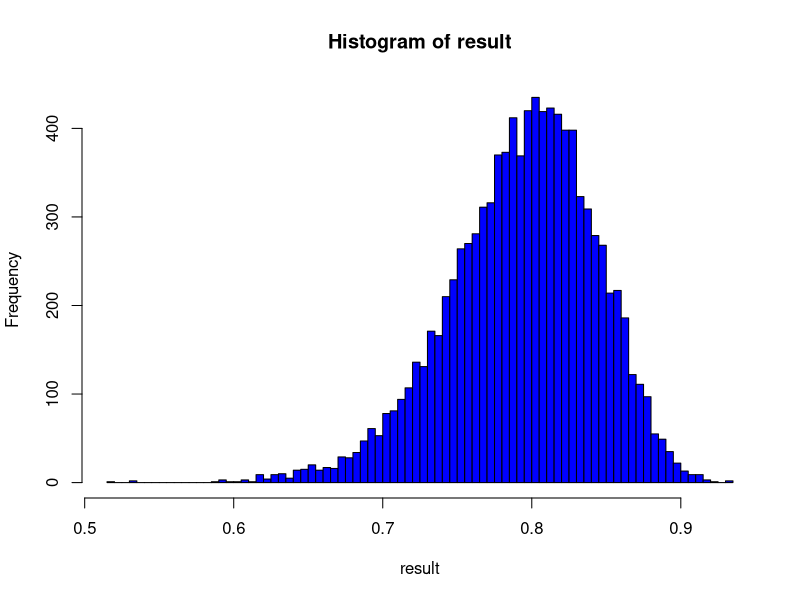
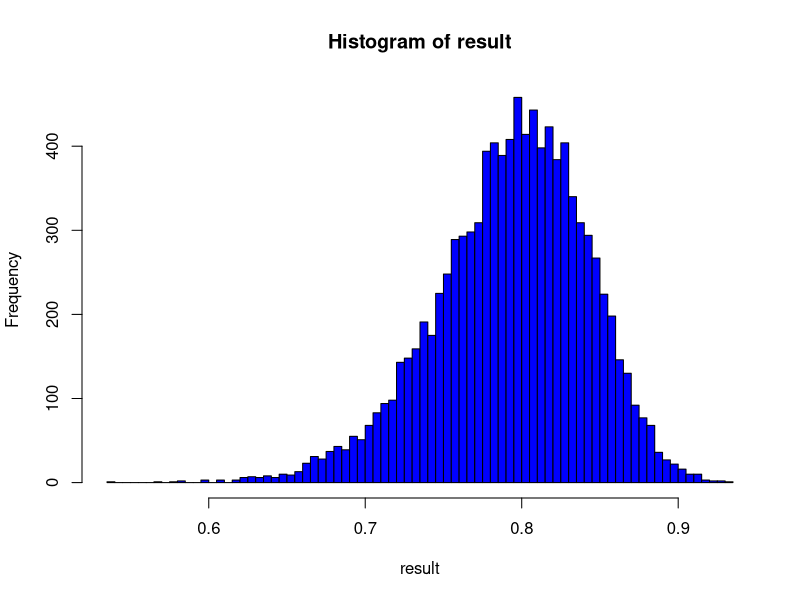
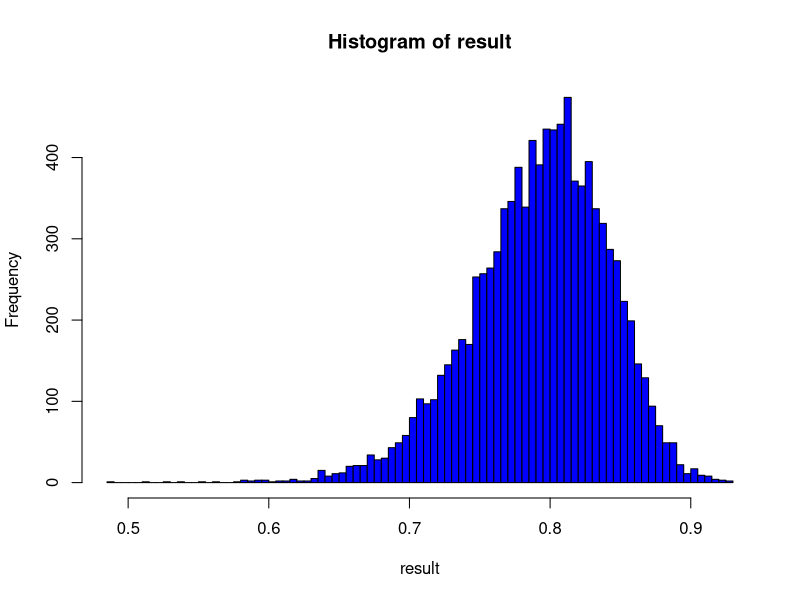
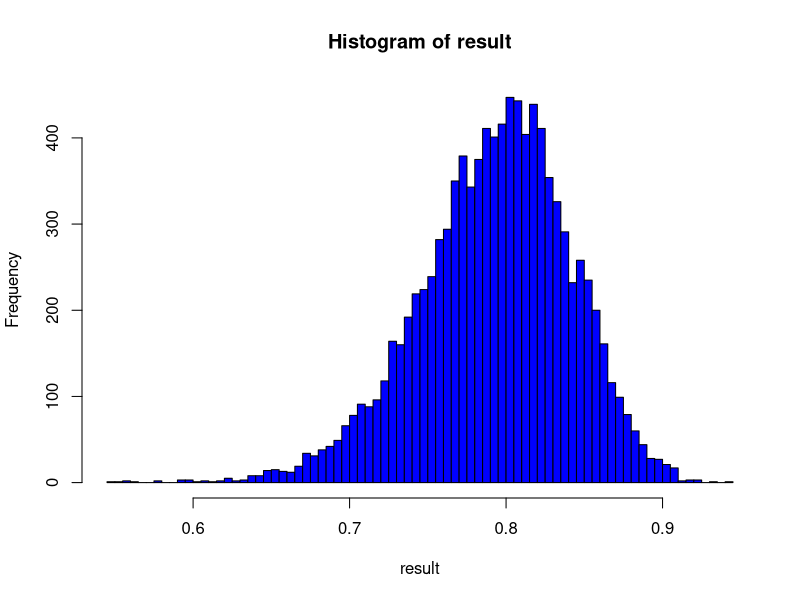
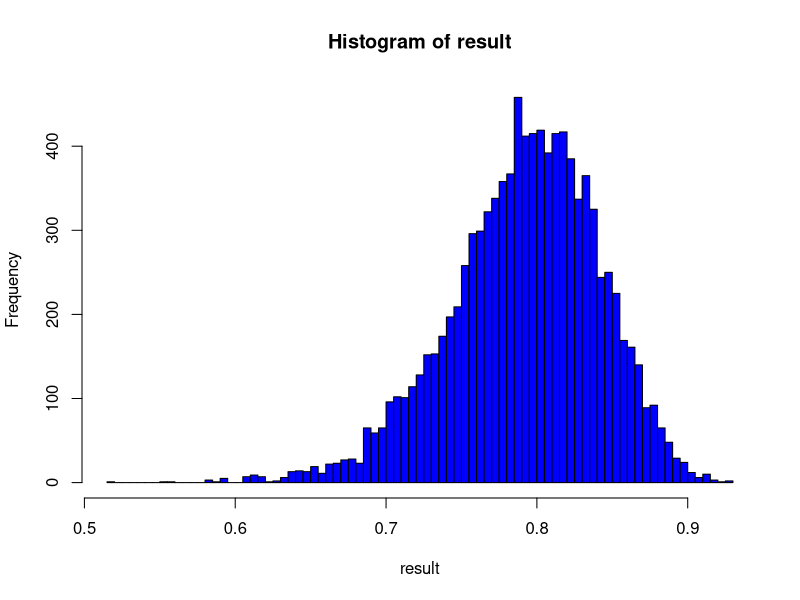

The R source for these figures, in order: (Note: this script raises an error after producing the figures.)
##Bootstrap examples serieel and parallel

##load libraries
library(parallel)
library(doParallel)
library(foreach)

##Start with serieel (1 core), data set used is mtcars
mtcars
##Number of bootstraps 
n <- 10000
result <- numeric()

##Example 1, bootstrap #######################################################

##Serieel (with for loop)
##1. Serieel version 1
start <- Sys.time()

for(i in 1:n) {
  ##Select data
  d <- mtcars[sample(nrow(mtcars), nrow(mtcars), replace=T), ]
  fit <- lm(formula=mpg~wt+disp, data=d)
  result[i] <- summary(fit)$r.square
}

end <- Sys.time()
end - start ##takes 8.738536 secs

length(result)
hist(result, breaks=100, col="blue")


##2. Serieel version 2
start <- Sys.time()

for(i in 1:n) {
  ##Select data
  d <- mtcars[sample(nrow(mtcars), nrow(mtcars), replace=T), ]
  result[i] <- summary(lm(formula=mpg~wt+disp, data=d))$r.square
}

end <- Sys.time()
end - start  ##takes 8.173388 secs

length(result)
hist(result, breaks=100, col="blue")

##3. Serieel version 3
start <- Sys.time()

for(i in 1:n) {
  ##Select data
  result[i]<-summary(lm(formula=mpg~wt+disp, data=mtcars[sample(nrow(mtcars), nrow(mtcars), replace=T), ]))$r.square
}

end <- Sys.time()
end - start  ##takes 8.057574 secs

length(result)
hist(result, breaks=100, col="blue")


##4. Serieel with sapply
start <- Sys.time()

result <- sapply(1:n, function(i) {
  summary(lm(formula=mpg~wt+disp, data=mtcars[sample(nrow(mtcars), nrow(mtcars), replace=T), ]))$r.square
})

end <- Sys.time()
end - start  ##takes 8.27093 secs

length(result)
hist(result, breaks=100, col="blue")


##5. Serieel with replicate
bootFun <- function(x) {
  summary(lm(formula=mpg~wt+disp, data=x[sample(nrow(x), nrow(x), replace=T), ]))$r.square
}

start <- Sys.time()

result <- replicate(n, bootFun(mtcars)) 

end <- Sys.time()
end - start  ##takes 7.991064 secs

length(result)
hist(result, breaks=100, col="blue")

##############################################################
##Create cluster (for foreach loop)
registerDoParallel(cores = detectCores())
cores <- detectCores()
print(paste0("number of cores detected: ", cores))

##6. Parallel, foreach loop ran n times
start <- Sys.time()

result <- foreach(i=1:n, .combine='c') %dopar% {
  summary(lm(formula=mpg~wt+disp, data=mtcars[sample(nrow(mtcars), nrow(mtcars), replace=T), ]))$r.square
}

end <- Sys.time()
end - start  ##takes 3.574135 secs

length(result)
hist(result, breaks=100, col="blue")


##7. Parallel, foreach loop, each core n/cores times (replicate)
start <- Sys.time()

result <- foreach(i=1:cores, .combine='c') %dopar% {
    replicate(n/cores, bootFun(mtcars)) 
}

end <- Sys.time()
end - start  ##takes 2.320392 secs

length(result)
hist(result, breaks=100, col="blue")

##8. Parallel with sapply
start <- Sys.time()

result <- foreach(i=1:cores, .combine='c') %dopar% {
  sapply(1:(n/cores), function(i) {
    summary(lm(formula=mpg~wt+disp, data=mtcars[sample(nrow(mtcars), nrow(mtcars), replace=T), ]))$r.square
  })
}

end <- Sys.time()
end - start  ##takes 2.381618 secs

length(result)
hist(result, breaks=100, col="blue")


##9. Parallel with sapply (chunks)
start <- Sys.time()

result <- foreach(b=idiv(n, chunks=getDoParWorkers()), .combine='c') %dopar% {
  sapply(1:b, function(i) {
    summary(lm(formula=mpg~wt+disp, data=mtcars[sample(nrow(mtcars), nrow(mtcars), replace=T), ]))$r.square
  })
}

end <- Sys.time()
end - start  ##takes 2.372167 secs

length(result)
hist(result, breaks=100, col="blue")


##10. Parallel with replicate (bootFun) and chunks
start <- Sys.time()

result <- foreach(b=idiv(n, chunks=getDoParWorkers()), .combine='c') %dopar% {
  replicate(b, bootFun(mtcars)) 
}

end <- Sys.time()
end - start  ##takes 2.353541 secs

length(result)
hist(result, breaks=100, col="blue")

##stop cluster
stopImplicitCluster()

##try parallel apply functions
###Alternative way of creating cluster (required for parallel sapply)
cl <- makeCluster(getOption("cl.cores", detectCores()))

##11. Parallel with parallel sapply (in parallel package) ##NEEDS cluster cl defined
start <- Sys.time()

result <- parSapply(cl, 1:n, FUN=function(i) { 
  summary(lm(formula=mpg~wt+disp, data=mtcars[sample(nrow(mtcars), nrow(mtcars), replace=T), ]))$r.square
})

end <- Sys.time()
end - start  ##takes 2.597357 secs

length(result)
hist(result, breaks=100, col="blue")

##stop cluster
stopCluster(cl)


##Define implicit cluster for next approach
registerDoParallel(cores = detectCores())


##Boostratpping with Boot package, serial and parallel
library(boot)
##function to obtain R-squared from the data
rsq <- function(formula, data, indices) {
  d <- data[indices, ]
  fit <- lm(formula, data=d)
  return(summary(fit)$r.square)
}

##12. boot SINGLE core
start <- Sys.time()

results <- boot(data=mtcars, statistic=rsq, R=n, formula=mpg~wt+disp)

end <- Sys.time()
end - start  ##takes 8.971382 secs

length(results$t)
plot(results)


##13. boot multicore (implicit cluster), DOES NOT WORK UNDER WINDOWS!!
start <- Sys.time()

results <- boot(data=mtcars, statistic=rsq, R=n, formula=mpg~wt+disp, parallel="multicore", ncpus=cores)

end <- Sys.time()
end - start  ##takes 2.447988 secs

length(results$t)
plot(results)


##14. boot in parallel foreach loop
start <- Sys.time()

results2 <- foreach(i=1:cores, .combine='c', .packages='boot') %dopar% {
  boot(data=mtcars, statistic=rsq, R=n/cores, formula=mpg~wt+disp)
}

end <- Sys.time()
end - start  ##takes 2.338203 secs

length(results2$t)
plot(results2)


##15. boot in parallel loop with multicore
start <- Sys.time()

results2 <- foreach(i=1:cores, .combine='c', .packages='boot') %dopar% {
  boot(data=mtcars, statistic=rsq, R=n/cores, formula=mpg~wt+disp, parallel="multicore", ncpus=cores)
}

end <- Sys.time()
end - start ##takes 3.669705 secs

length(results2$t)
plot(results2)

##stop cluster
stopImplicitCluster()


##Effect of using different number of cores of a predefinned cluster#############################################################################
detectCores()
##start implicit cluster
registerDoParallel(cores = detectCores())

##16. Effect of various numbers of virtual cores/threads (1-20) on cluster (size of cluster is unchanged)
res <- as.double()
for(k in 1:20) {
    
  start <- Sys.time()
  result <- foreach(i=1:k, .combine='c') %dopar% {
              sapply(1:ceiling(n/k), function(i) {
              summary(lm(formula=mpg~wt+disp, data=mtcars[sample(nrow(mtcars), nrow(mtcars), replace=T), ]))$r.square
            })
  }
  end <- Sys.time()  
  res[k] <- as.numeric(end-start)
  print(paste(k, length(result), as.character(res[k]), sep=" "))
  gc()
}
##Plot results
plot(c(1:20), res, type="b", xlab="Number of parallel processes", ylab="Total time (sec)", main = paste0("Number of cores: ", cores))
 
##stop cluster
stopImplicitCluster()























